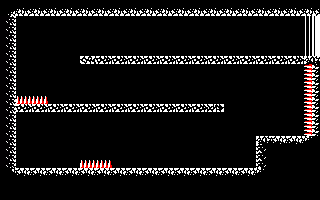

The image is a tile-based game level rendered from a .tmx file. Its description and complete source (layers, tilesets, objects, tile grids) follow:
An orthogonal 20x25 tile map with 16x8 px tiles, 1 tile layer (Capa de Patrones 1).

<map version="1.2" tiledversion="1.2.4" orientation="orthogonal" renderorder="right-down" width="20" height="25" tilewidth="16" tileheight="8" infinite="0" nextlayerid="2" nextobjectid="1">
 <tileset firstgid="1" source="tileset.tsx" />
 <layer id="1" name="Capa de Patrones 1" width="20" height="25">
  <data encoding="csv">
1,1,1,1,1,1,1,1,1,1,1,1,1,1,1,1,1,1,1,1,
19,13,13,13,13,13,13,13,13,13,13,13,13,13,13,13,13,13,13,13,
14,1,1,1,1,1,1,1,1,1,1,1,1,1,1,1,1,1,1,5,
14,1,1,1,1,1,1,1,1,1,1,1,1,1,1,1,1,1,1,5,
14,1,1,1,1,1,1,1,1,1,1,1,1,1,1,1,1,1,1,5,
14,1,1,1,1,1,1,1,1,1,1,1,1,1,1,1,1,1,1,5,
14,1,1,1,1,1,1,1,1,1,1,1,1,1,1,1,1,1,1,5,
14,1,1,1,1,21,25,25,25,25,25,25,25,25,25,25,25,25,25,11,
14,1,1,1,1,1,1,1,1,1,1,1,1,1,1,1,1,1,1,17,
14,1,1,1,1,1,1,1,1,1,1,1,1,1,1,1,1,1,1,17,
14,1,1,1,1,1,1,1,1,1,1,1,1,1,1,1,1,1,1,17,
14,1,1,1,1,1,1,1,1,1,1,1,1,1,1,1,1,1,1,17,
14,2,2,1,1,1,1,1,1,1,1,1,1,1,1,1,1,1,1,17,
14,25,25,25,25,25,25,25,25,25,25,25,25,22,1,1,1,1,1,17,
14,1,1,1,1,1,1,1,1,1,1,1,1,1,1,1,1,1,1,17,
14,1,1,1,1,1,1,1,1,1,1,1,1,1,1,1,1,1,1,17,
14,1,1,1,1,1,1,1,1,1,1,1,1,1,1,1,1,1,1,17,
14,1,1,1,1,1,1,1,1,1,1,1,1,1,1,1,11,9,9,24,
14,1,1,1,1,1,1,1,1,1,1,1,1,1,1,1,10,1,1,1,
14,1,1,1,1,1,1,1,1,1,1,1,1,1,1,1,10,1,1,1,
14,1,1,1,1,2,2,1,1,1,1,1,1,1,1,1,10,1,1,1,
23,9,9,9,9,9,9,9,9,9,9,9,9,9,9,9,24,1,1,1,
1,1,1,1,1,1,1,1,1,1,1,1,1,1,1,1,1,1,1,1,
1,1,1,1,1,1,1,1,1,1,1,1,1,1,1,1,1,1,1,1,
1,1,1,1,1,1,1,1,1,1,1,1,1,1,1,1,1,1,1,1
</data>
 </layer>
</map>
